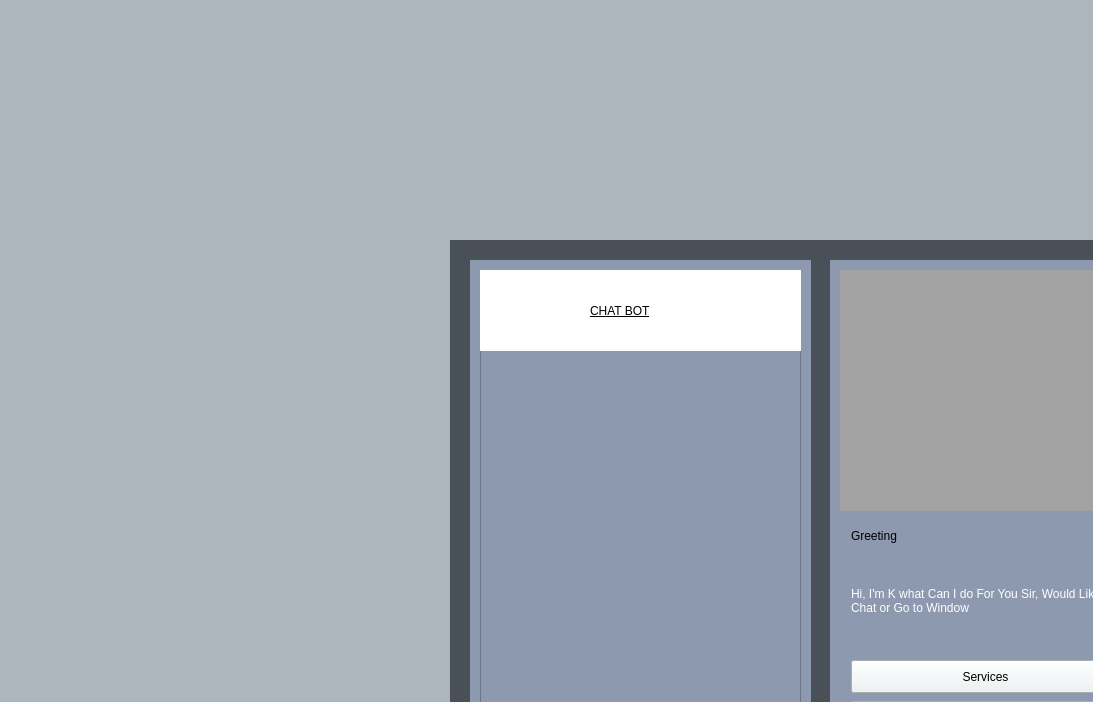
<?xml version="1.0" encoding="UTF-8"?>
<ui version="4.0">
 <class>Dialog</class>
 <widget class="QDialog" name="Dialog">
  <property name="geometry">
   <rect>
    <x>0</x>
    <y>0</y>
    <width>1093</width>
    <height>702</height>
   </rect>
  </property>
  <property name="windowTitle">
   <string>Dialog</string>
  </property>
  <property name="styleSheet">
   <string notr="true">background-color: #adb5bd;</string>
  </property>
  <widget class="QWidget" name="widget" native="true">
   <property name="geometry">
    <rect>
     <x>450</x>
     <y>240</y>
     <width>1041</width>
     <height>631</height>
    </rect>
   </property>
   <property name="styleSheet">
    <string notr="true">background-color: #495057;</string>
   </property>
   <widget class="QWidget" name="TitleWidget" native="true">
    <property name="geometry">
     <rect>
      <x>710</x>
      <y>20</y>
      <width>311</width>
      <height>571</height>
     </rect>
    </property>
    <property name="styleSheet">
     <string notr="true">background-color: #8d99ae;</string>
    </property>
    <widget class="QWidget" name="Titlewidget" native="true">
     <property name="geometry">
      <rect>
       <x>10</x>
       <y>10</y>
       <width>291</width>
       <height>51</height>
      </rect>
     </property>
     <property name="styleSheet">
      <string notr="true">background-color:#ffffff;;
text-decoration: underline;
font: 25 16pt &quot;Bahnschrift Light&quot;;
</string>
     </property>
     <widget class="QLabel" name="ProjectNameLabel">
      <property name="geometry">
       <rect>
        <x>30</x>
        <y>0</y>
        <width>241</width>
        <height>51</height>
       </rect>
      </property>
      <property name="styleSheet">
       <string notr="true">font: 16pt &quot;SimSun-ExtB&quot;;
</string>
      </property>
      <property name="text">
       <string>Multi Feature AI</string>
      </property>
      <property name="wordWrap">
       <bool>true</bool>
      </property>
     </widget>
    </widget>
    <widget class="QWidget" name="QuoteAndJokeWidget" native="true">
     <property name="geometry">
      <rect>
       <x>10</x>
       <y>90</y>
       <width>291</width>
       <height>421</height>
      </rect>
     </property>
     <property name="styleSheet">
      <string notr="true">background-color: #8d99ae;
font: 12pt &quot;Myanmar Text&quot;;
</string>
     </property>
     <widget class="QLabel" name="Jokelabel">
      <property name="geometry">
       <rect>
        <x>10</x>
        <y>170</y>
        <width>55</width>
        <height>16</height>
       </rect>
      </property>
      <property name="styleSheet">
       <string notr="true">font: 12pt &quot;MS Shell Dlg 2&quot;;</string>
      </property>
      <property name="text">
       <string>Joke:</string>
      </property>
     </widget>
     <widget class="QLabel" name="Quotelabel">
      <property name="geometry">
       <rect>
        <x>10</x>
        <y>0</y>
        <width>71</width>
        <height>31</height>
       </rect>
      </property>
      <property name="styleSheet">
       <string notr="true">font: 14pt &quot;MS Shell Dlg 2&quot;;</string>
      </property>
      <property name="text">
       <string>Quote:</string>
      </property>
     </widget>
     <widget class="QLabel" name="QuoteTextField">
      <property name="geometry">
       <rect>
        <x>20</x>
        <y>30</y>
        <width>261</width>
        <height>121</height>
       </rect>
      </property>
      <property name="styleSheet">
       <string notr="true">font: 9pt &quot;MS Shell Dlg 2&quot;;</string>
      </property>
      <property name="text">
       <string>Motivation Text</string>
      </property>
      <property name="scaledContents">
       <bool>true</bool>
      </property>
      <property name="wordWrap">
       <bool>true</bool>
      </property>
     </widget>
     <widget class="QLabel" name="JokeTextArea">
      <property name="geometry">
       <rect>
        <x>20</x>
        <y>200</y>
        <width>251</width>
        <height>161</height>
       </rect>
      </property>
      <property name="styleSheet">
       <string notr="true">font: 10pt &quot;MS Shell Dlg 2&quot;;</string>
      </property>
      <property name="text">
       <string>Joke </string>
      </property>
      <property name="scaledContents">
       <bool>true</bool>
      </property>
      <property name="wordWrap">
       <bool>true</bool>
      </property>
     </widget>
     <widget class="QLabel" name="Authorlabel">
      <property name="geometry">
       <rect>
        <x>180</x>
        <y>150</y>
        <width>101</width>
        <height>20</height>
       </rect>
      </property>
      <property name="styleSheet">
       <string notr="true">font: 7pt &quot;MS Shell Dlg 2&quot;;</string>
      </property>
      <property name="text">
       <string>Author</string>
      </property>
     </widget>
    </widget>
    <widget class="QWidget" name="widget_2" native="true">
     <property name="geometry">
      <rect>
       <x>0</x>
       <y>510</y>
       <width>311</width>
       <height>50</height>
      </rect>
     </property>
     <property name="styleSheet">
      <string notr="true">font: 16pt &quot;SimSun-ExtB&quot;;
</string>
     </property>
     <layout class="QHBoxLayout" name="horizontalLayout_2">
      <item>
       <widget class="QLineEdit" name="LoginuserCrediential">
        <property name="placeholderText">
         <string>Username</string>
        </property>
       </widget>
      </item>
      <item>
       <widget class="QPushButton" name="BTNlogin">
        <property name="styleSheet">
         <string notr="true">background-color: #edf2f4;
font: 75 italic 15pt &quot;Book Antiqua&quot;;</string>
        </property>
        <property name="text">
         <string>Login</string>
        </property>
       </widget>
      </item>
     </layout>
    </widget>
   </widget>
   <widget class="QWidget" name="FaceDetectionWidget" native="true">
    <property name="geometry">
     <rect>
      <x>380</x>
      <y>20</y>
      <width>311</width>
      <height>571</height>
     </rect>
    </property>
    <property name="maximumSize">
     <size>
      <width>380</width>
      <height>16777215</height>
     </size>
    </property>
    <property name="styleSheet">
     <string notr="true">background-color: #8d99ae;</string>
    </property>
    <widget class="QWidget" name="ImageCaptureArea" native="true">
     <property name="geometry">
      <rect>
       <x>10</x>
       <y>10</y>
       <width>291</width>
       <height>241</height>
      </rect>
     </property>
     <property name="styleSheet">
      <string notr="true">background-color: rgb(162, 162, 162);</string>
     </property>
     <layout class="QHBoxLayout" name="horizontalLayout_3">
      <item>
       <widget class="QLabel" name="ImageDisplayArea">
        <property name="text">
         <string/>
        </property>
        <property name="pixmap">
         <pixmap>D:/Coding/Project/#Project Designs Equipment/Image/15437639.jpg</pixmap>
        </property>
        <property name="scaledContents">
         <bool>true</bool>
        </property>
       </widget>
      </item>
     </layout>
    </widget>
    <widget class="QWidget" name="SeriviceandGreetArea" native="true">
     <property name="geometry">
      <rect>
       <x>10</x>
       <y>260</y>
       <width>291</width>
       <height>311</height>
      </rect>
     </property>
     <property name="styleSheet">
      <string notr="true">font: 11pt &quot;MS Shell Dlg 2&quot;;
background-color: #8d99ae;</string>
     </property>
     <widget class="QLabel" name="TimeandIntoText">
      <property name="geometry">
       <rect>
        <x>11</x>
        <y>50</y>
        <width>269</width>
        <height>61</height>
       </rect>
      </property>
      <property name="styleSheet">
       <string notr="true">font: 10pt &quot;MS Shell Dlg 2&quot;;

background-color: #8d99ae;
color:#ffffff;</string>
      </property>
      <property name="text">
       <string>Hi, I'm K what Can I do For You Sir, Would Like to Chat or Go to Window</string>
      </property>
      <property name="wordWrap">
       <bool>true</bool>
      </property>
     </widget>
     <widget class="QPushButton" name="BTNNewUser">
      <property name="geometry">
       <rect>
        <x>11</x>
        <y>181</y>
        <width>269</width>
        <height>34</height>
       </rect>
      </property>
      <property name="styleSheet">
       <string notr="true">background-color: #edf2f4;
font: 75 italic 15pt &quot;Book Antiqua&quot;;</string>
      </property>
      <property name="text">
       <string>New User Register</string>
      </property>
     </widget>
     <widget class="QPushButton" name="VerifyBTN">
      <property name="geometry">
       <rect>
        <x>11</x>
        <y>225</y>
        <width>269</width>
        <height>33</height>
       </rect>
      </property>
      <property name="styleSheet">
       <string notr="true">background-color: #edf2f4;
font: 75 italic 15pt &quot;Book Antiqua&quot;;</string>
      </property>
      <property name="text">
       <string>Verification</string>
      </property>
     </widget>
     <widget class="QPushButton" name="BTN_gottoWindow">
      <property name="geometry">
       <rect>
        <x>11</x>
        <y>268</y>
        <width>269</width>
        <height>33</height>
       </rect>
      </property>
      <property name="styleSheet">
       <string notr="true">background-color: #edf2f4;
font: 75 italic 15pt &quot;Book Antiqua&quot;;</string>
      </property>
      <property name="text">
       <string>Go To Window</string>
      </property>
     </widget>
     <widget class="QPushButton" name="BTN_services">
      <property name="geometry">
       <rect>
        <x>11</x>
        <y>140</y>
        <width>269</width>
        <height>33</height>
       </rect>
      </property>
      <property name="styleSheet">
       <string notr="true">background-color: #edf2f4;
font: 75 italic 15pt &quot;Book Antiqua&quot;;</string>
      </property>
      <property name="text">
       <string>Services</string>
      </property>
     </widget>
     <widget class="QLabel" name="GreetingText">
      <property name="geometry">
       <rect>
        <x>11</x>
        <y>0</y>
        <width>261</width>
        <height>31</height>
       </rect>
      </property>
      <property name="text">
       <string>Greeting</string>
      </property>
     </widget>
    </widget>
   </widget>
   <widget class="QWidget" name="ChatBotOuterWidget" native="true">
    <property name="geometry">
     <rect>
      <x>20</x>
      <y>20</y>
      <width>341</width>
      <height>571</height>
     </rect>
    </property>
    <property name="styleSheet">
     <string notr="true">background-color: #8d99ae;</string>
    </property>
    <widget class="QWidget" name="ChattingAreaWidget" native="true">
     <property name="geometry">
      <rect>
       <x>10</x>
       <y>90</y>
       <width>321</width>
       <height>421</height>
      </rect>
     </property>
     <property name="styleSheet">
      <string notr="true">background-color: rgb(235, 235, 235);</string>
     </property>
     <layout class="QVBoxLayout" name="verticalLayout">
      <item>
       <widget class="QTextEdit" name="TextAreaofChat">
        <property name="styleSheet">
         <string notr="true">background-color: #8d99ae;
font: 12pt &quot;Myanmar Text&quot;;
</string>
        </property>
       </widget>
      </item>
      <item>
       <widget class="QLineEdit" name="SendingChatToBotText">
        <property name="styleSheet">
         <string notr="true">background-color: rgb(235, 235, 235);
font: 25 italic 14pt &quot;Segoe UI Light&quot;;</string>
        </property>
        <property name="placeholderText">
         <string>Type Here To Chat</string>
        </property>
       </widget>
      </item>
     </layout>
    </widget>
    <widget class="QPushButton" name="BTM_For_Send_Msg">
     <property name="geometry">
      <rect>
       <x>10</x>
       <y>520</y>
       <width>321</width>
       <height>41</height>
      </rect>
     </property>
     <property name="styleSheet">
      <string notr="true">background-color: #edf2f4;
font: 75 italic 15pt &quot;Book Antiqua&quot;;</string>
     </property>
     <property name="text">
      <string>Let's Chat</string>
     </property>
    </widget>
    <widget class="QWidget" name="ChatlabelDesignWidget" native="true">
     <property name="geometry">
      <rect>
       <x>10</x>
       <y>10</y>
       <width>321</width>
       <height>81</height>
      </rect>
     </property>
     <property name="styleSheet">
      <string notr="true">background-color:#ffffff;;
text-decoration: underline;
font: 25 16pt &quot;Bahnschrift Light&quot;;
</string>
     </property>
     <layout class="QHBoxLayout" name="horizontalLayout">
      <item>
       <widget class="QLabel" name="LeftChatBotTextImg">
        <property name="maximumSize">
         <size>
          <width>80</width>
          <height>80</height>
         </size>
        </property>
        <property name="text">
         <string/>
        </property>
        <property name="pixmap">
         <pixmap>D:/Coding/Project/#Project Designs Equipment/PNG/PNG (49).png</pixmap>
        </property>
        <property name="scaledContents">
         <bool>true</bool>
        </property>
        <property name="wordWrap">
         <bool>true</bool>
        </property>
        <property name="margin">
         <number>0</number>
        </property>
       </widget>
      </item>
      <item>
       <widget class="QLabel" name="ChatLabelName">
        <property name="maximumSize">
         <size>
          <width>100</width>
          <height>16777215</height>
         </size>
        </property>
        <property name="styleSheet">
         <string notr="true">font: 13pt &quot;SimSun-ExtB&quot;;
</string>
        </property>
        <property name="text">
         <string>CHAT BOT</string>
        </property>
       </widget>
      </item>
      <item>
       <widget class="QLabel" name="RightChatBotTextImg">
        <property name="maximumSize">
         <size>
          <width>80</width>
          <height>16777215</height>
         </size>
        </property>
        <property name="text">
         <string/>
        </property>
        <property name="pixmap">
         <pixmap>D:/Coding/Project/#Project Designs Equipment/PNG/PNG (50).png</pixmap>
        </property>
        <property name="scaledContents">
         <bool>true</bool>
        </property>
       </widget>
      </item>
     </layout>
    </widget>
   </widget>
  </widget>
 </widget>
 <resources/>
 <connections/>
</ui>
